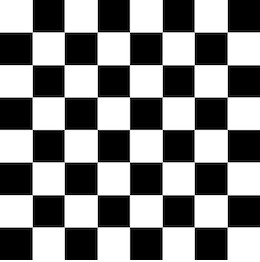
#> input picture chessboard.jpg, 260 x 262 px
$ jupyter execute Untitled1.ipynb
#> lines starting #> are read from the running program, lines starting #| are printed output that depends on the picture; after the words box and inside, x2 and y2 are one past the last pixel; in counts of white or black regions, pixels touching at a corner belong together
[cell 1]
import cv2
import numpy as np

filename = 'chessboard.jpg'
img = cv2.imread(filename)
#> img is the input picture: shape (262, 260, 3); min 0, max 255, mean 132.3
gray = cv2.cvtColor(img,cv2.COLOR_BGR2GRAY)

gray = np.float32(gray)
dst = cv2.cornerHarris(gray,2,3,0.04)
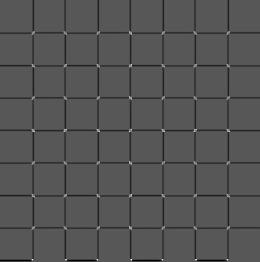
#> dst: shape (262, 260) float32; min -166327600, max 318407648, mean -6344384; drawn with min black and max white

#result is dilated for marking the corners, not important
dst = cv2.dilate(dst,None)
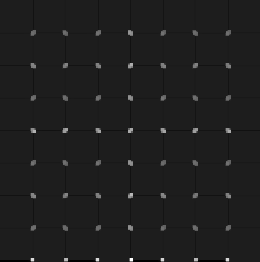
#> dst: shape (262, 260) float32; min -40971520, max 318407648, mean 2122961.8; drawn with min black and max white

# Threshold for an optimal value, it may vary depending on the image.
img[dst>0.01*dst.max()]=[0,0,255]
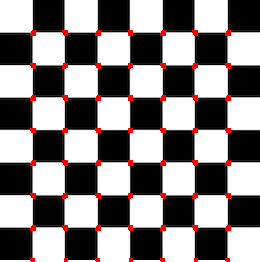
#> img: shape (262, 260, 3); 2.4% of pixels changed, all inside (x1, y1, x2, y2) = (30, 30, 231, 262)

cv2.imshow('dst',img)
if cv2.waitKey(0) & 0xff == 27:
#> (key Esc is pressed here)
    cv2.destroyAllWindows()

[cell 2]
import numpy as np
import cv2

face_cascade = cv2.CascadeClassifier('haarcascade_frontalface_default.xml')
eye_cascade = cv2.CascadeClassifier('haarcascade_eye.xml')

img = cv2.imread('face.jpg')
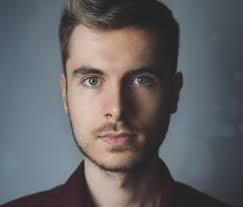
#> input picture face.jpg, 243 x 207 px
#> img is the input picture: shape (207, 243, 3); mean B, G, R 100.3, 98.9, 99.5
gray = cv2.cvtColor(img, cv2.COLOR_BGR2GRAY)
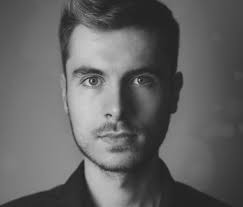
#> gray: shape (207, 243); min 25, max 211, mean 99.3

faces = face_cascade.detectMultiScale(gray, 1.3, 5)
#> faces = [[47, 27, 139, 139]]
for (x,y,w,h) in faces:
    img = cv2.rectangle(img,(x,y),(x+w,y+h),(255,0,0),2)
    roi_gray = gray[y:y+h, x:x+w]
    roi_color = img[y:y+h, x:x+w]
    eyes = eye_cascade.detectMultiScale(roi_gray)
    for (ex,ey,ew,eh) in eyes:
        cv2.rectangle(roi_color,(ex,ey),(ex+ew,ey+eh),(0,255,0),2)
#> this loop made 1 pass
#> (x, y, w, h, eyes) on pass 1: (47, 27, 139, 139, [[26, 34, 37, 37], [75, 38, 29, 29]])
#> pass 1, `img = cv2.rectangle(img,(x,y),(x+w,y+h),(255,0,0),2)`:
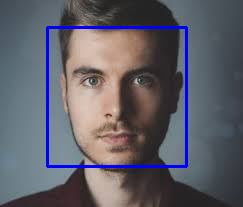
#> img: shape (207, 243, 3); 3.31% of pixels changed, all inside (x1, y1, x2, y2) = (46, 26, 188, 168)
#> pass 1, `roi_gray = gray[y:y+h, x:x+w]`:
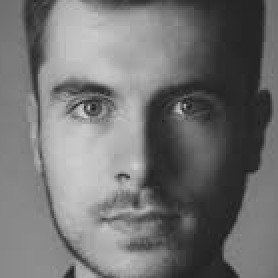
#> roi_gray: shape (139, 139) (shown 2 times larger); min 27, max 211, mean 114.3
#> pass 1, `roi_color = img[y:y+h, x:x+w]`:
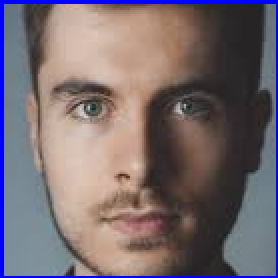
#> roi_color: shape (139, 139, 3) (shown 2 times larger); mean B, G, R 112.2, 106.9, 119
#> after the loop:
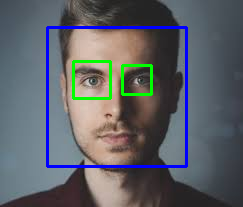
#> img: shape (207, 243, 3); 1.56% of pixels changed, all inside (x1, y1, x2, y2) = (72, 60, 153, 100)
#> after the loop:
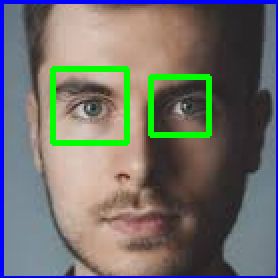
#> roi_color: shape (139, 139, 3) (shown 2 times larger); 4.06% of pixels changed, all inside (x1, y1, x2, y2) = (25, 33, 106, 73)

cv2.imshow('img',img)
cv2.waitKey(0)
cv2.destroyAllWindows()
